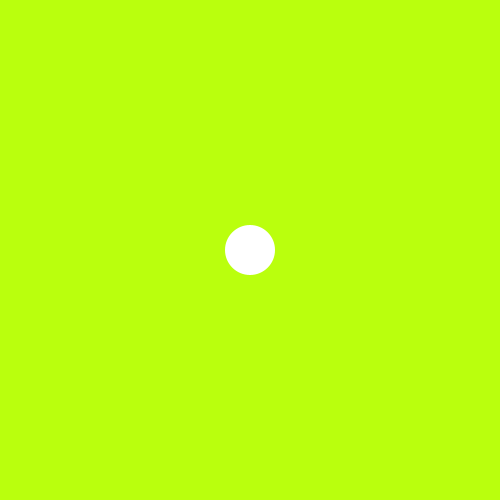
Frame 1 (no input)
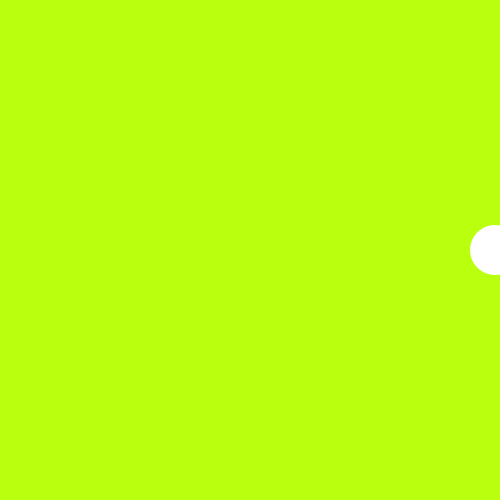
Frame 60 (the mouse pressed at the canvas centre just before this capture)
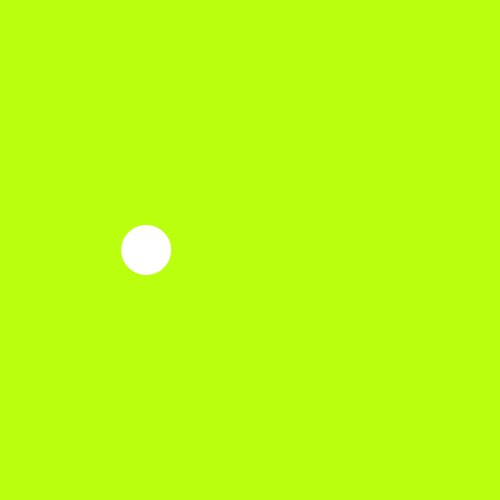
Frame 120 (the mouse held since frame 60 and released just before this capture)

The Processing sketch that drew these frames (run headless with seeded random() and noise(); from frame 60 on, the mouse is pressed at the canvas centre):

// Processing sketch: processing_158196
// ── processing_158196.pde

float a = 0;

void setup(){
  size(500,500);
  smooth();
  noStroke();
  background(#BAFF0D);
  
  print(map(-0.5,-1,1,0,400)); //sin use also for noise map( ,0,1,,)
}

void draw(){
  background(#BAFF0D);
 // float x = width/2 + 100*sin(a);
  float x = map(sin(a), -1,1, 0, width);
  ellipse(x,height/2,50,50);
  a = a + 0.03;
}
